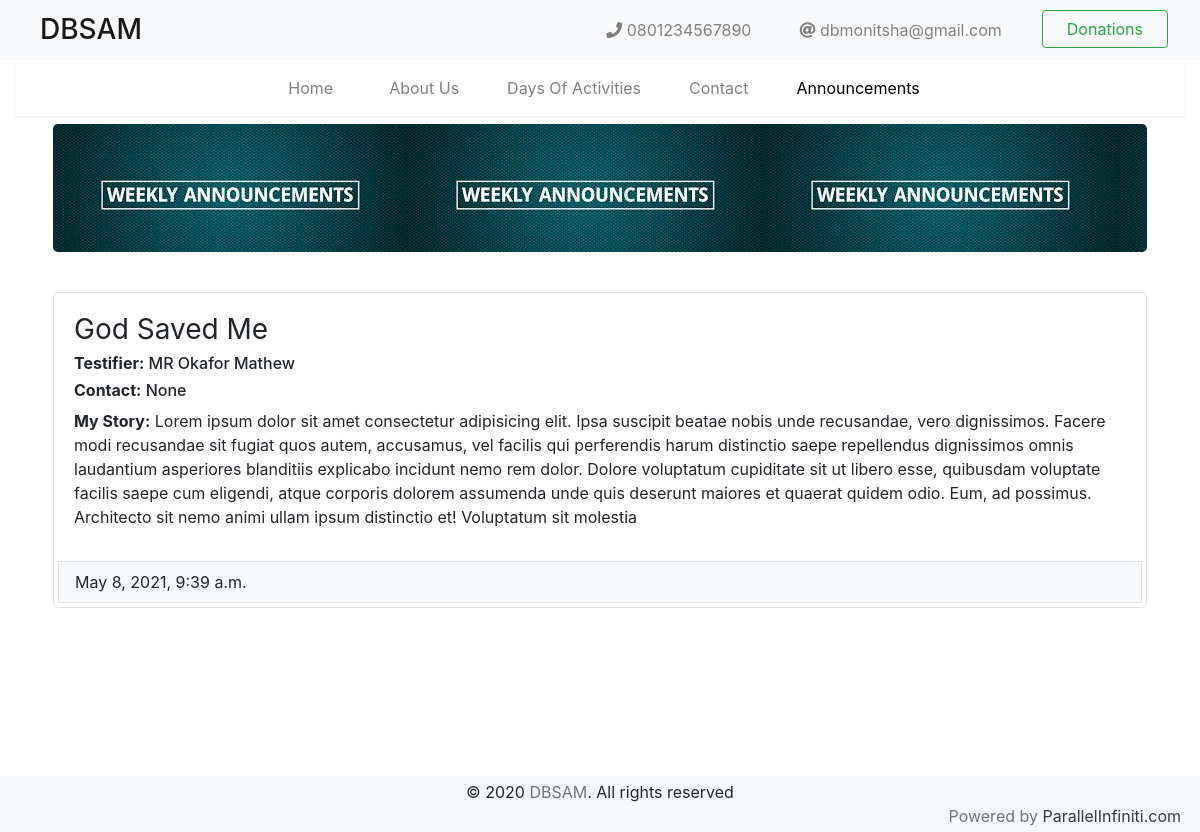
Page /testimonies/ on the earlier database version.
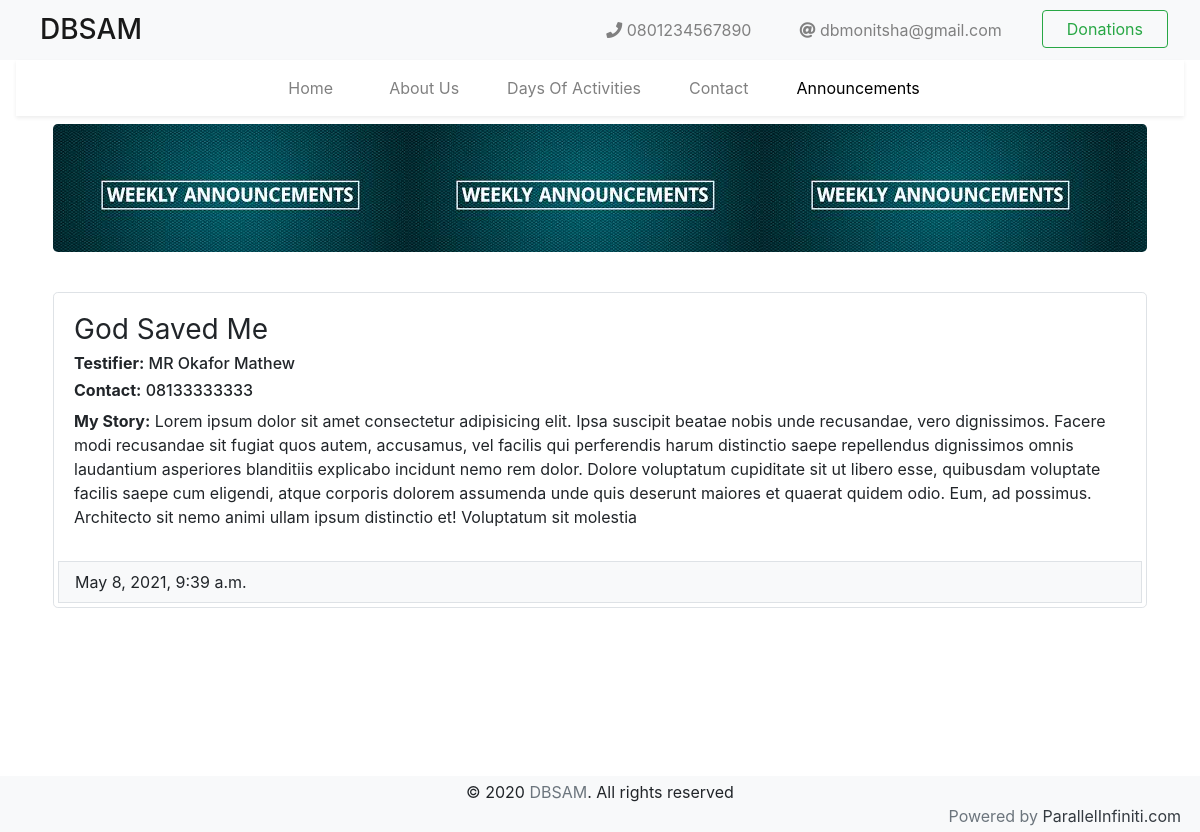
Same page on the later database version.
### testimonies/models.py (models this page shows, shortened)
class Testimonies(models.Model):
    id = models.AutoField(primary_key=True)
    Title = models.CharField(blank=True, null=True, max_length=120)
    Testifier = models.CharField(blank=False, null=False, max_length=50)
    Contact = models.CharField(blank=False, null=True, max_length=11)
    Details = models.CharField(blank=False, null=True, max_length=600)
    Date = models.DateTimeField(default=timezone.now)

### testimonies/views.py (the view)
# urls.py: path('testimonies/', include('testimonies.urls')),
def testimonies(request):
    testimonies = Testimonies.objects.all()
    context = {'testimonies': testimonies, }
    return render(request, 'testimonies.html', context)

### home/templates/testimonies.html (shortened to what this page needs)
{% extends 'base.html' %}
{% block content %}
<main class="container">
  <div class="jumbotron mx-2 announcements-img-con"></div>
</main>
<div class="container">
  <div class="jumbotron p-2 bg-transparent d-flex flex-column justify-content-center align-items-start">
    {% for testimony in testimonies %}
      <div class="jumbotron col-lg-12 bg-transparent border p-1">
        <div class="jumbotron bg-transparent p-3 rounded-0 m-0">
          <h3 class="font-weight-normal">{{testimony.Title}}</h3>
          <h6><b>Testifier:</b> {{testimony.Testifier}}</h6>
          <h6><b>Contact:</b> {{testimony.Contact}}</h6>
          <p><b>My Story:</b> {{testimony.Details}}</p>
        </div>
        <div class="jumbotron border d-flex justify-content-start m-0 p-1 rounded-0 bg-light">
          <div class="jumbotron bg-transparent p-1 m-0 mx-2"><span>{{testimony.Date}}</span></div>
        </div>
      </div>
    {% endfor%}
  </div>
</div>
{% endblock %}

Differences in the rows shown:
changed Testimonies "God Saved Me": Contact "None" → "08133333333"
